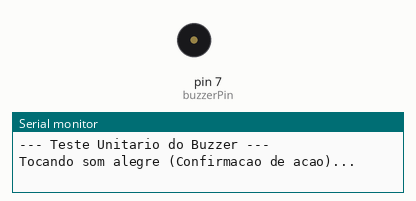
Simulated run of this sketch. Board: Arduino Uno, built with avr-gcc and run on an emulated ATmega328P. Parts: buzzer (waves = sounding), the last lines printed to the serial monitor.

Above: at 1.7 s.
At 3.55 s:
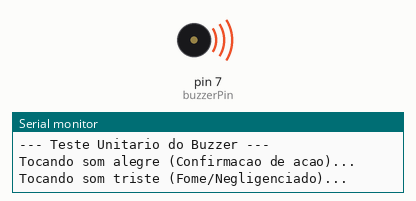
Timing chart, 0 to 10.9 s (numbered marks = the images above):
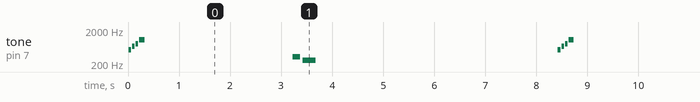

The sketch:

teste_buzzer.ino
```cpp
const int buzzerPin = 7;

void setup() {
  Serial.begin(9600);
  Serial.println("--- Teste Unitario do Buzzer ---");
  pinMode(buzzerPin, OUTPUT);
}

void loop() {
  Serial.println("Tocando som alegre (Confirmacao de acao)...");
  // Melodia alegre curta
  tone(buzzerPin, 523, 50); delay(70);
  tone(buzzerPin, 659, 50); delay(70);
  tone(buzzerPin, 784, 50); delay(70);
  tone(buzzerPin, 1047, 100);

  delay(3000); // Aguarda 3 segundos antes do proximo bip

  Serial.println("Tocando som triste (Fome/Negligenciado)...");
  // Melodia triste curta
  tone(buzzerPin, 330, 150); delay(200);
  tone(buzzerPin, 262, 250);

  delay(5000); // Aguarda 5 segundos antes de reiniciar o ciclo
}
```

Measured:
- by itself, tone on pin 7 (buzzerPin): repeats every 8.4 s: silent 0.02 s, 659 Hz 0.05 s, silent 0.02 s, 784 Hz 0.05 s, silent 0.02 s, 1047 Hz 0.10 s, silent 2.9 s, 330 Hz 0.15 s, silent 0.05 s, 262 Hz 0.25 s, silent 4.8 s, 523 Hz 0.05 s
